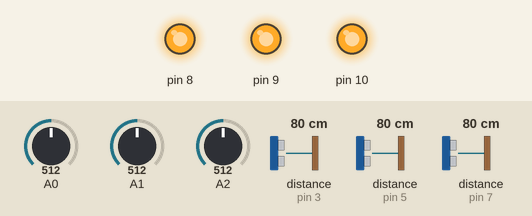
The sketch below on a simulated Arduino Uno, built with avr-gcc and run on an emulated ATmega328P. On the bench: output pins drawn as LEDs (lit = HIGH). Inputs (shaded band) come from the test bench; at power-on: distance to the obstacle (sensors on pin 3, pin 5, pin 7) 80 cm, A0 = 512, A1 = 512, A2 = 512. The echo pulse lasts 58.3 µs per cm; pins used as bus, display or sensor lines are not drawn; what the sketch prints to the serial monitor is not drawn.

Above: at 1.2 s.
1.3 s: distance to the obstacle (sensor on pin 3) set to 96 cm
3.0 s: distance to the obstacle (sensor on pin 3) set to 105 cm
At 3.6 s:
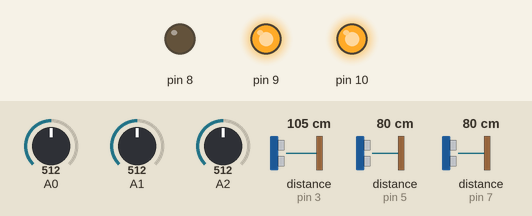
4.5 s: distance to the obstacle (sensor on pin 5) set to 96 cm
6.1 s: distance to the obstacle (sensor on pin 5) set to 103 cm
At 7.2 s:
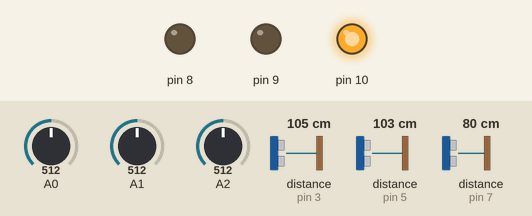
7.6 s: distance to the obstacle (sensor on pin 7) set to 98 cm
9.1 s: distance to the obstacle (sensor on pin 7) set to 104 cm
At 9.9 s:
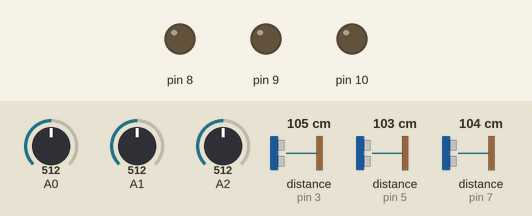
Timing chart, 0 to 11.6 s (numbered marks = the images above; inputs shaded):
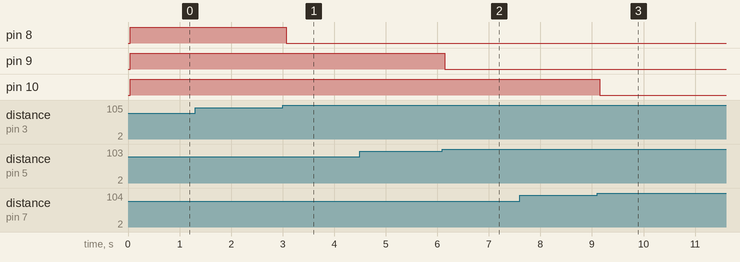

The sketch:

photo_reflecter_ultra_sonic.ino
```cpp
const int sensorNum = 3;//フォトリフレクタの数
int analogPins[sensorNum];//アナログピン
int val[sensorNum];//ループごとのそれぞれのフォトリフレクタの値
int firstVal[sensorNum];//それぞれのフォトリフレクタの初期値
int recDiff = 10;//いくつ変化したらINしたとみなすか
unsigned long startTime = 0.;//INしたときの時間
unsigned long span = 300.;//次のINの認識まで何ミリ秒待つか
boolean recognize = true;//今INを認識する状態か否か

const int u_sensorNum = 3;//測距センサの数
int interval[u_sensorNum]; //超音波の受信までにかかった時間
double distance[u_sensorNum]; //距離
double Distance[u_sensorNum][3]; //直前３回までの距離履歴
double LowPass[u_sensorNum][2]; //直前２回までのローパスの値

void setup() {
  Serial.begin(9600);
//  Serial.begin(38400);
  Serial.println("start");

  //測距センサ
  pinMode( 2, OUTPUT );
  pinMode( 3, INPUT );
  pinMode( 4, OUTPUT );
  pinMode( 5, INPUT );
  pinMode( 6, OUTPUT );
  pinMode( 7, INPUT );

  //LED(測距テスト用)
  pinMode(8, OUTPUT);
  pinMode(9, OUTPUT);
  pinMode(10, OUTPUT);

  for(int i = 0; i < 3; i++){
    for(int j = 0; j < 3; j++){
      Distance[i][j] = 0;
      LowPass[i][j] = 0;
    }
  }

  for(int i = 0; i < sensorNum; i++){
    analogPins[i] = i;
    firstVal[i] = analogRead(analogPins[i]);
  }
}

void loop() {

//  if ( Serial.available() > 0 ) {

//        Serial.read();

        // pulse !
        for(int i = 0; i < u_sensorNum + 2; i += 2){
          digitalWrite( i+2, HIGH );
          delayMicroseconds( 100 );
          digitalWrite( i+2, LOW );

          // mesure the interval
          interval[i/2] = pulseIn( i+3, HIGH );

          delay(10);
        }

        for(int i = 0; i < 3; i++){
          distance[i] = interval[i] * 0.017; //cm
        }

//        Serial.print( distance[0], 4 );
//        Serial.print( "\t" );
//        Serial.print( distance[1], 4 );
//        Serial.print( "\t" );
//        Serial.print( distance[2], 4 );
//        Serial.print( "\n" );

        Serial.print("left:");
        Serial.print((int)distance[0]);
        Serial.print(";");
        Serial.print("center:");
        Serial.print((int)distance[1]);
        Serial.print(";");
        Serial.print("right:");
        Serial.print((int)distance[2]);
        Serial.print(";");

        for(int i = 0; i < u_sensorNum; i++){
          if(distance[i] < 100){
            digitalWrite(i+8, HIGH);
          }
          else{
            digitalWrite(i+8, LOW);
          }
        }

        //average lowpass
//        for(int i = 0; i < u_sensorNum; i++){
//          Distance[i][0] = distance[i]
//          Distance[i][1] = Distance[i][0];
//          Distance[i][2] = Distance[i][1];
//        }
//
//        distance1 = average(LowPass1, Distance1);
//        distance2 = average(LowPass2, Distance2);
//        distance3 = average(LowPass3, Distance3);

        //lowpass
        for(int i = 0; i < u_sensorNum; i++){
          LowPass[i][1] = LowPass[i][0];
          LowPass[i][0] = lowPass(LowPass[i][1], distance[i]);
          distance[i] = LowPass[i][0];
        }

//        Serial.print( interval, DEC );
//        Serial.print( "\t" );

//      }

//
  for(int i = 0; i < sensorNum; i++){
    val[i] = analogRead(analogPins[i]) ; //アナログ0番ピンからセンサ値を読み込み
  }

  for(int i = 0; i < sensorNum; i++){

    if(val[i] > firstVal[i] + recDiff){
      if(recognize){
        if(i == 0){
          Serial.print("petIn;") ; // シリアルモニターへ表示(ボトル)
        }
        if(i == 1){
          Serial.print("capIn;") ; // シリアルモニターへ表示(キャップ)
        }
        if(i == 2){
          Serial.print("labelIn;"); // シリアルモニターへ表示(ラベル)
        }
        startTime = millis();
        recognize = false;
      }
    }
    if(millis() - startTime > span){
      recognize = true;
    }
  }
}

double average(double data[]){

  return (data[0] + data[1] + data[2]) / 3;
}

double lowPass(double lowpass, double data){

  return 0.9*lowpass + 0.1*data;
}
```

Measured:
- the behaviour switches between 100 and 101 cm on distance to the obstacle (sensor on pin 3) (found by bisection; images 0 and 1)
- the behaviour switches between 100 and 101 cm on distance to the obstacle (sensor on pin 5) (found by bisection; images 1 and 2)
- the behaviour switches between 100 and 101 cm on distance to the obstacle (sensor on pin 7) (found by bisection; images 2 and 3)
- after the input at 1.3 s, every drawn part: stays the same
- after the input at 3.0 s, pin 8: HIGH → LOW after 0.07 s
- after the input at 4.5 s, every drawn part: stays the same
- after the input at 6.1 s, pin 9: HIGH → LOW at once
- after the input at 7.6 s, every drawn part: stays the same
- after the input at 9.1 s, pin 10: HIGH → LOW after 0.05 s
